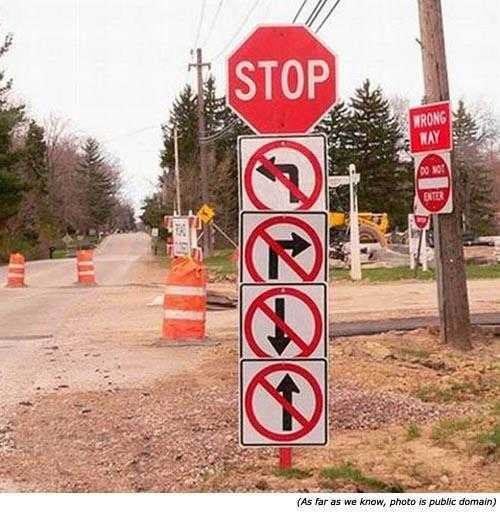
#> input picture ressources/full_test_images/9GPERWMHFMJ5.jpg, 500 x 513 px, given in place of stop_sign_train_44.pgm, which was not available
$ python miscellaneous.py
#> lines starting #> are read from the running program, lines starting #| are printed output that depends on the picture; pictures that were not available may be replaced by others from this repository, and a replacement may not be noted
#> in read_image, returned value is the input picture: shape (513, 500, 3); mean B, G, R 138.5, 151.4, 189.6
### source/from_scratch_impl/utilitaires.py
""" utilitaires.py - Utilitaires internes au projet
Fichier comprenant des fonctions directement utiles aux différents fichiers de l'algorithme.
"""

import numpy as np # utilisation de numpy pour accéler les calculs
import RectangleRegion
import os
import cv2
import enum
import pickle
import random

class ReadingMode (enum.Enum):
    CV2 = 0
    CUSTOM = 1

# Enumération des méthodes de calcul de l'exactitude
class AccuracyMethod (enum.Enum):
    STANDARD = 0
    FSCORE = 1

READING_MODE = ReadingMode.CV2

def integral_image(image: list) -> list: # int array array -> int array array
    """ Convertit une image en son image intégrale """
    ii = np.zeros(image.shape)
    s = np.zeros(image.shape)

    for y in range(len(image)):
        for x in range(len(image[y])):
            # relation de récurrence définie par Viola-Jones
            s[y][x] = (s[y-1][x] if y>=1 else 0) + image[y][x]
            ii[y][x] = (ii[y][x-1] if x>=1 else 0) + s[y][x]
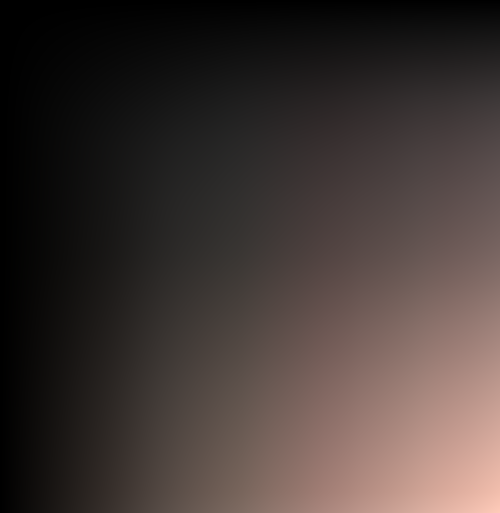
#> ii: shape (513, 500, 3) float64; mean B, G, R 10091185.5, 10648547.1, 12592975.9; drawn with min black and max white
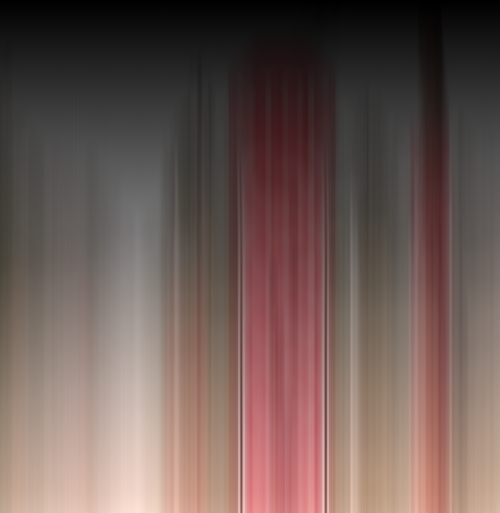
#> s: shape (513, 500, 3) float64; mean B, G, R 38546.5, 40718.4, 49457.8; drawn with min black and max white
    return ii

# [8 lines left out: function evaluation, not called in this run]

def read_image(path: str) -> list: # str -> int array array
    """ Lit une image à partir d'un chemin de fichier.
    Le mode de lecture dépend de la constante READING_MODE définie plus haut """
    if READING_MODE == ReadingMode.CV2:
        return cv2.imread(path, -1)
    elif READING_MODE == ReadingMode.CUSTOM:
        with open(path, 'rb') as file:
            assert file.readline() == b"P5\n"
            (width, height) = [int(i) for i in file.readline().split()]
            depth = int(file.readline())
            assert depth <= 255

            raster = []
            for y in range(height):
                row = []
                for x in range(width):
                    row.append(ord(file.read(1)))
                raster.append(row)
            return raster
    else:
        print("[Erreur] Mode de lecture de l'image non défini")
        exit(0)

# [60 lines left out: functions load_images, images_to_pickle, measure_accuracy, picklisation, not called in this run]

# [10 lines that do not run on import are left out]

### source/from_scratch_impl/miscellaneous.py
""" miscellaneous.py - Utilitaires externes
Fichier comprenant des fonctions annexes diverses, qui ne servent pas directement
au fonctionnement de l'algorithme mais qui génèrent des images pour le diaporama.
"""


from ViolaJones import ViolaJones
from WeakClassifier import WeakClassifier
from RectangleRegion import RectangleRegion
from utilitaires import integral_image, read_image

import matplotlib.pyplot as plt
import numpy as np
import cv2
import pandas
import glob


# [129 lines left out: functions features_count_graph, fill_rectangle, draw_weakclassifier_on_image, draw_main_classifiers_on_image, draw_random_classifier_on_video, show_image_as_table and 3 more, not called in this run]


if __name__ == "__main__":
    '''
    clf = ViolaJones.load("/Users/antoinegroudiev/Documents/Code/Car-Computer-Vision/source/from_scratch_impl/saves/stop_sign_v2_cascade_1_5_10/sub_stop_sign_v2_10")

    image = cv2.cvtColor(np.array(read_image("ressources/training_images/stop_sign_images/stop_signs_images_processed/train/stop_sign_train_44.pgm"), dtype=np.uint8), cv2.COLOR_GRAY2BGR)
    #draw_main_classifiers_on_image(image, clf.classifiers)

    image = cv2.resize(image, (0, 0), fx=15, fy=15, interpolation=cv2.INTER_NEAREST)

    cv2.imshow(" ", image)
    cv2.waitKey(0)
    cv2.destroyAllWindows()

    show_integral_image_process("ressources/training_images/stop_sign_images/stop_signs_images_processed/train/stop_sign_train_44.pgm")
    '''

    #display_data_sample_table("/Users/antoinegroudiev/Documents/Code/Car-Computer-Vision/ressources/training_images/stop_sign_v2_images/test_variance_stop_sign_v2_images_processed/train/*", (16, 16), (19, 19))

    """
    image = cv2.cvtColor(np.array(read_image("ressources/training_images/stop_sign_images/stop_signs_images_processed/train/stop_sign_train_44.pgm"), dtype=np.uint8), cv2.COLOR_GRAY2BGR)
    image = cv2.resize(image, (0, 0), fx=500/19, fy=500/19, interpolation=cv2.INTER_NEAREST)
    fill_rectangle(image, (0, 0), (499, 499), True)
    fill_rectangle(image, (10, 10), (249, 249), False)
    fill_rectangle(image, (249, 10), (489, 249), False)
    cv2.imshow(" ", image)
    cv2.waitKey(0)
    cv2.destroyAllWindows()
    """

    """
    #classifier_superposition_face_example()
    image = cv2.cvtColor(np.array(read_image("ressources/training_images/face_images/train/non-face/B20_03430.pgm"), dtype=np.uint8), cv2.COLOR_GRAY2BGR)
    #draw_main_classifiers_on_image(image, clf.classifiers)

    image = cv2.resize(image, (0, 0), fx=15, fy=15, interpolation=cv2.INTER_NEAREST)
    """

    tab = np.array(read_image("ressources/training_images/stop_sign_images/stop_signs_images_processed/train/stop_sign_train_44.pgm"), dtype=np.uint8)
    tab = integral_image(tab)
    tab = tab * 255 / tab[18][18]
    tab = np.round(tab).astype(int)
    grayscale = np.array(tab, dtype=np.uint8)
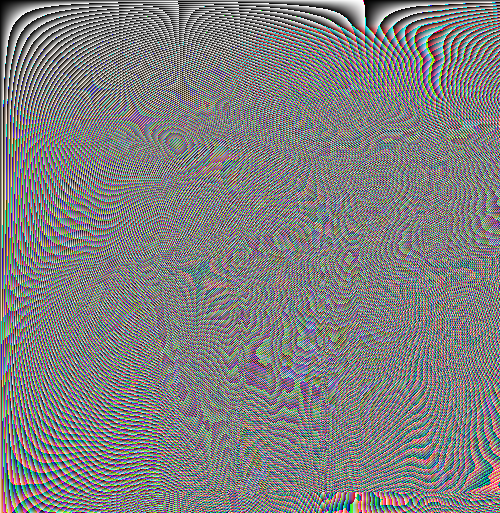
#> grayscale: shape (513, 500, 3); mean B, G, R 127.4, 127.2, 127.5
#> (the run stopped early here; a loop or call above may not have finished)
